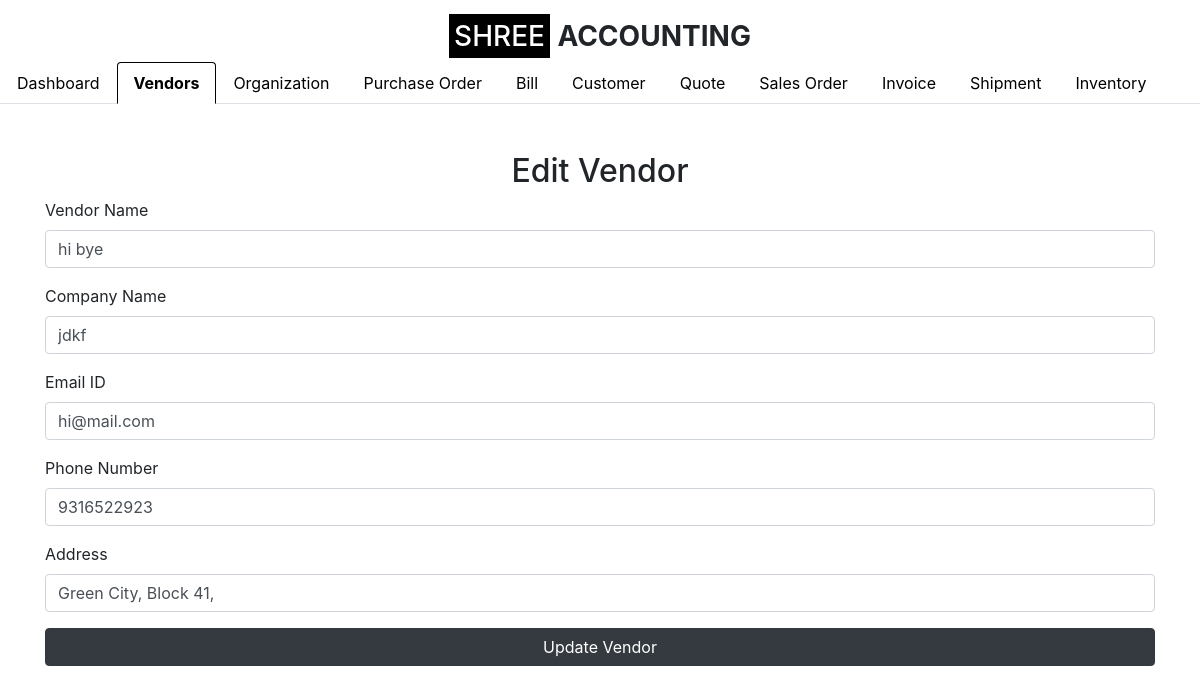
Page /edit_vendor/1 (signed in) on the earlier database version.
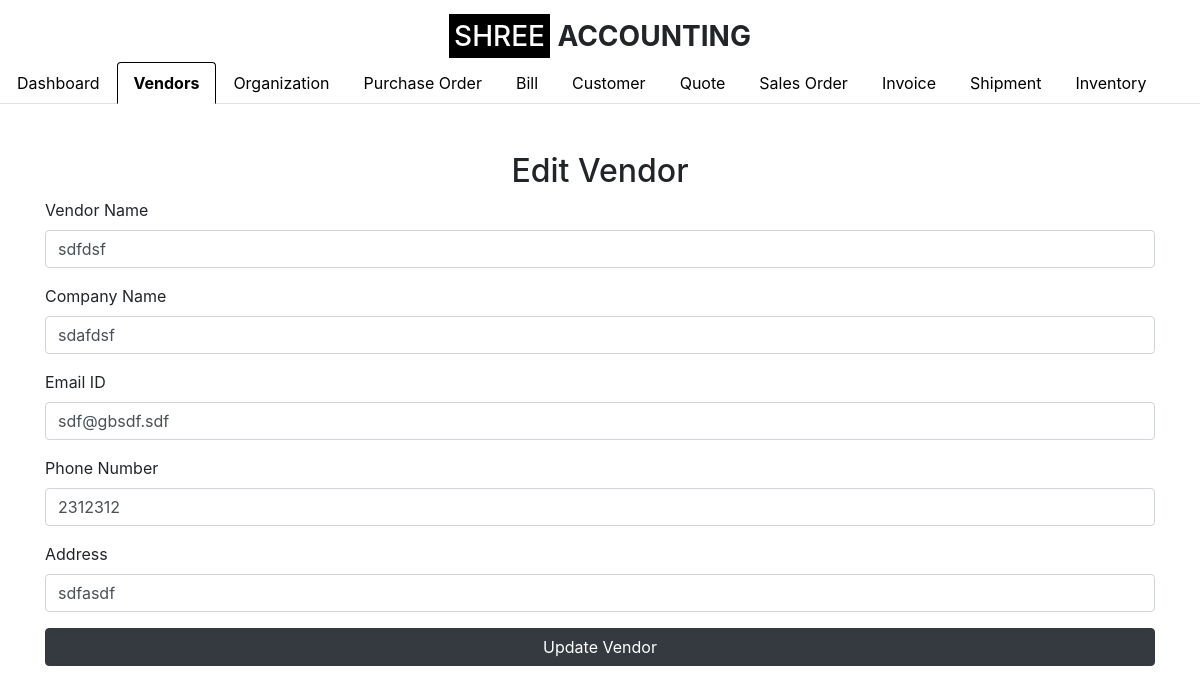
Same page on the later database version.
### app.py (models this page shows)
class Vendor(db.Model):
    id = db.Column(db.Integer, primary_key=True)
    vendor_name = db.Column(db.String(100), nullable=False)
    company_name = db.Column(db.String(100), nullable=False)
    email_id = db.Column(db.String(100), nullable=False)
    phone_number = db.Column(db.String(15), nullable=False)
    address = db.Column(db.String(255), nullable=False)
    organization_id = db.Column(db.Integer, db.ForeignKey('organization.id'), nullable=False)
    organization = db.relationship('Organization', backref=db.backref('vendors', lazy=True))

### app.py (the view)
    def wrap(*args, **kwargs):
        if 'logged_in' in session:
            return f(*args, **kwargs)
        else:
            flash('Please log in first.', 'warning')
            return redirect(url_for('login'))

### app.py (called while the page is built, shortened)
def login_required(f):
    def wrap(*args, **kwargs):
        if 'logged_in' in session:
            return f(*args, **kwargs)
        else:
            flash('Please log in first.', 'warning')
            return redirect(url_for('login'))
    wrap.__name__ = f.__name__
    return wrap

@app.route('/edit_vendor/<int:vendor_id>', methods=['GET', 'POST'])
@login_required
def edit_vendor(vendor_id):
    vendor = Vendor.query.get_or_404(vendor_id)
    return render_template('edit_vendor.html', vendor=vendor, show_logo=True, active_tab='vendor_master')

### templates/edit_vendor.html (shortened to what this page needs)
{% extends "base.html" %}
{% block content %}
<h2 class="text-center mt-5">Edit Vendor</h2>
<form method="POST" action="/edit_vendor/{{ vendor.id }}">
    <div class="form-group">
        <label for="vendor_name">Vendor Name</label>
        <input type="text" class="form-control" id="vendor_name" name="vendor_name" value="{{ vendor.vendor_name }}" required>
    </div>
    <div class="form-group">
        <label for="company_name">Company Name</label>
        <input type="text" class="form-control" id="company_name" name="company_name" value="{{ vendor.company_name }}" required>
    </div>
    <div class="form-group">
        <label for="email_id">Email ID</label>
        <input type="email" class="form-control" id="email_id" name="email_id" value="{{ vendor.email_id }}" required>
    </div>
    <div class="form-group">
        <label for="phone_number">Phone Number</label>
        <input type="text" class="form-control" id="phone_number" name="phone_number" value="{{ vendor.phone_number }}" required>
    </div>
    <div class="form-group">
        <label for="address">Address</label>
        <input type="text" class="form-control" id="address" name="address" value="{{ vendor.address }}" required>
    </div>
    <button type="submit" class="btn btn-dark btn-block">Update Vendor</button>
</form>
{% endblock %}

Differences in the rows shown:
changed Vendor: vendor_name "hi bye" → "sdfdsf"; company_name "jdkf" → "sdafdsf"; email_id "hi@mail.com" → "sdf@gbsdf.sdf"; phone_number "9316522923" → "2312312"; address "Green City, Block 41," → "sdfasdf"
